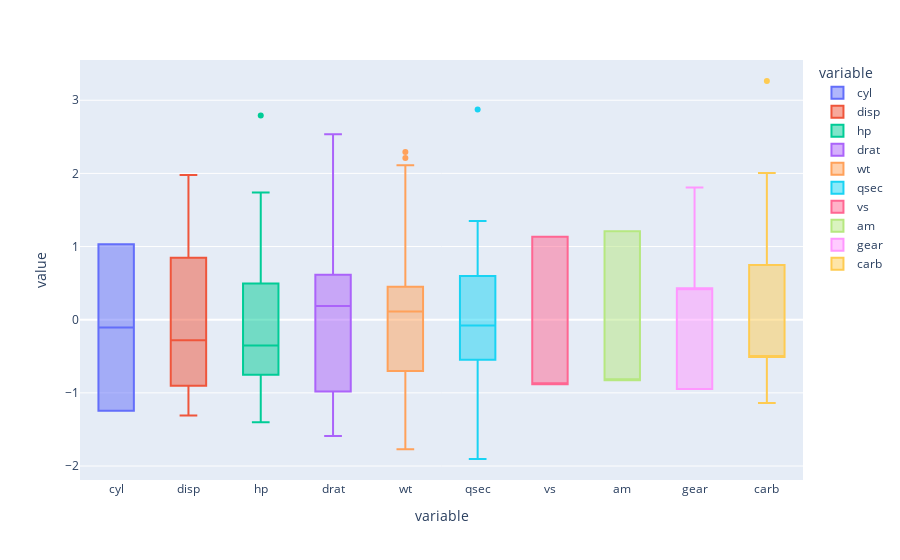

The code cell stored with this chart in its notebook:
### Code cell
# Now, we can see clearly that everything is pretty much scaled relative to everything else, so 'disp' and 'hp' no 
# longer dominate the other features in the dataframe.

import plotly.express as px

fig = px.box(df_stacked, x="variable", y="value", color="variable")
fig.update_traces(quartilemethod="exclusive") # or "inclusive", or "linear" by default
fig.show()

### Figure 1 — Plotly figure (JSON) as saved in the notebook; plotly's stock layout.template omitted (floating-point values rounded to 4 significant figures)
{"data": [{"alignmentgroup": "True", "hovertemplate": "variable=%{x}<br>value=%{y}<extra></extra>", "legendgroup": "cyl", "marker": {"color": "#636efa"}, "name": "cyl", "notched": false, "offsetgroup": "cyl", "orientation": "v", "quartilemethod": "exclusive", "showlegend": true, "type": "box", "x": ["cyl", "cyl", "cyl", "cyl", "cyl", "cyl", "cyl", "cyl", "cyl", "cyl", "cyl", "cyl", "cyl", "cyl", "cyl", "cyl", "cyl", "cyl", "cyl", "cyl", "cyl", "cyl", "cyl", "cyl", "cyl", "cyl", "cyl", "cyl", "cyl", "cyl", "cyl", "cyl"], "x0": " ", "xaxis": "x", "y": [-0.1067, -0.1067, -1.244, -0.1067, 1.031, -0.1067, 1.031, -1.244, -1.244, -0.1067, -0.1067, 1.031, 1.031, 1.031, 1.031, 1.031, 1.031, -1.244, -1.244, -1.244, -1.244, 1.031, 1.031, 1.031, 1.031, -1.244, -1.244, -1.244, 1.031, -0.1067, 1.031, -1.244], "y0": " ", "yaxis": "y"}, {"alignmentgroup": "True", "hovertemplate": "variable=%{x}<br>value=%{y}<extra></extra>", "legendgroup": "disp", "marker": {"color": "#EF553B"}, "name": "disp", "notched": false, "offsetgroup": "disp", "orientation": "v", "quartilemethod": "exclusive", "showlegend": true, "type": "box", "x": ["disp", "disp", "disp", "disp", "disp", "disp", "disp", "disp", "disp", "disp", "disp", "disp", "disp", "disp", "disp", "disp", "disp", "disp", "disp", "disp", "disp", "disp", "disp", "disp", "disp", "disp", "disp", "disp", "disp", "disp", "disp", "disp"], "x0": " ", "xaxis": "x", "y": [-0.5798, -0.5798, -1.006, 0.2236, 1.06, -0.04691, 1.06, -0.6888, -0.7371, -0.5174, -0.5174, 0.3695, 0.3695, 0.3695, 1.978, 1.88, 1.716, -1.246, -1.271, -1.309, -0.9068, 0.7155, 0.6007, 0.9778, 1.388, -1.244, -0.9052, -1.112, 0.986, -0.7027, 0.5761, -0.8995], "y0": " ", "yaxis": "y"}, {"alignmentgroup": "True", "hovertemplate": "variable=%{x}<br>value=%{y}<extra></extra>", "legendgroup": "hp", "marker": {"color": "#00cc96"}, "name": "hp", "notched": false, "offsetgroup": "hp", "orientation": "v", "quartilemethod": "exclusive", "showlegend": true, "type": "box", "x": ["hp", "hp", "hp", "hp", "hp", "hp", "hp", "hp", "hp", "hp", "hp", "hp", "hp", "hp", "hp", "hp", "hp", "hp", "hp", "hp", "hp", "hp", "hp", "hp", "hp", "hp", "hp", "hp", "hp", "hp", "hp", "hp"], "x0": " ", "xaxis": "x", "y": [-0.5437, -0.5437, -0.7956, -0.5437, 0.4195, -0.6177, 1.457, -1.255, -0.7659, -0.351, -0.351, 0.4936, 0.4936, 0.4936, 0.8641, 1.012, 1.235, -1.196, -1.403, -1.21, -0.7363, 0.04909, 0.04909, 1.457, 0.4195, -1.196, -0.8252, -0.4992, 1.738, 0.4195, 2.791, -0.5585], "y0": " ", "yaxis": "y"}, {"alignmentgroup": "True", "hovertemplate": "variable=%{x}<br>value=%{y}<extra></extra>", "legendgroup": "drat", "marker": {"color": "#ab63fa"}, "name": "drat", "notched": false, "offsetgroup": "drat", "orientation": "v", "quartilemethod": "exclusive", "showlegend": true, "type": "box", "x": ["drat", "drat", "drat", "drat", "drat", "drat", "drat", "drat", "drat", "drat", "drat", "drat", "drat", "drat", "drat", "drat", "drat", "drat", "drat", "drat", "drat", "drat", "drat", "drat", "drat", "drat", "drat", "drat", "drat", "drat", "drat", "drat"], "x0": " ", "xaxis": "x", "y": [0.5766, 0.5766, 0.4816, -0.9816, -0.8486, -1.59, -0.7345, 0.1776, 0.6146, 0.6146, 0.6146, -1.001, -1.001, -1.001, -1.267, -1.134, -0.6965, 0.9186, 2.534, 1.185, 0.1966, -1.59, -0.8486, 0.2536, -0.9816, 0.9186, 1.584, 0.3296, 1.185, 0.04454, -0.1075, 0.9756], "y0": " ", "yaxis": "y"}, {"alignmentgroup": "True", "hovertemplate": "variable=%{x}<br>value=%{y}<extra></extra>", "legendgroup": "wt", "marker": {"color": "#FFA15A"}, "name": "wt", "notched": false, "offsetgroup": "wt", "orientation": "v", "quartilemethod": "exclusive", "showlegend": true, "type": "box", "x": ["wt", "wt", "wt", "wt", "wt", "wt", "wt", "wt", "wt", "wt", "wt", "wt", "wt", "wt", "wt", "wt", "wt", "wt", "wt", "wt", "wt", "wt", "wt", "wt", "wt", "wt", "wt", "wt", "wt", "wt", "wt", "wt"], "x0": " ", "xaxis": "x", "y": [-0.6202, -0.3554, -0.9317, -0.002336, 0.2313, 0.2521, 0.3663, -0.0283, -0.06983, 0.2313, 0.2313, 0.8855, 0.5324, 0.5843, 2.111, 2.291, 2.209, -1.056, -1.664, -1.435, -0.7811, 0.3144, 0.2261, 0.6466, 0.6518, -1.331, -1.119, -1.77, -0.04906, -0.4644, 0.3663, -0.454], "y0": " ", "yaxis": "y"}, {"alignmentgroup": "True", "hovertemplate": "variable=%{x}<br>value=%{y}<extra></extra>", "legendgroup": "qsec", "marker": {"color": "#19d3f3"}, "name": "qsec", "notched": false, "offsetgroup": "qsec", "orientation": "v", "quartilemethod": "exclusive", "showlegend": true, "type": "box", "x": ["qsec", "qsec", "qsec", "qsec", "qsec", "qsec", "qsec", "qsec", "qsec", "qsec", "qsec", "qsec", "qsec", "qsec", "qsec", "qsec", "qsec", "qsec", "qsec", "qsec", "qsec", "qsec", "qsec", "qsec", "qsec", "qsec", "qsec", "qsec", "qsec", "qsec", "qsec", "qsec"], "x0": " ", "xaxis": "x", "y": [-0.7896, -0.4712, 0.4328, 0.9047, -0.4712, 1.348, -1.142, 1.223, 2.872, 0.2566, 0.5977, -0.2551, -0.1414, 0.086, 0.07462, -0.01635, -0.2438, 0.9218, 0.3817, 1.166, 1.229, -0.5565, -0.312, -1.387, -0.4541, 0.5977, -0.6531, -0.5394, -1.904, -1.335, -1.847, 0.4271], "y0": " ", "yaxis": "y"}, {"alignmentgroup": "True", "hovertemplate": "variable=%{x}<br>value=%{y}<extra></extra>", "legendgroup": "vs", "marker": {"color": "#FF6692"}, "name": "vs", "notched": false, "offsetgroup": "vs", "orientation": "v", "quartilemethod": "exclusive", "showlegend": true, "type": "box", "x": ["vs", "vs", "vs", "vs", "vs", "vs", "vs", "vs", "vs", "vs", "vs", "vs", "vs", "vs", "vs", "vs", "vs", "vs", "vs", "vs", "vs", "vs", "vs", "vs", "vs", "vs", "vs", "vs", "vs", "vs", "vs", "vs"], "x0": " ", "xaxis": "x", "y": [-0.8819, -0.8819, 1.134, 1.134, -0.8819, 1.134, -0.8819, 1.134, 1.134, 1.134, 1.134, -0.8819, -0.8819, -0.8819, -0.8819, -0.8819, -0.8819, 1.134, 1.134, 1.134, 1.134, -0.8819, -0.8819, -0.8819, -0.8819, 1.134, -0.8819, 1.134, -0.8819, -0.8819, -0.8819, 1.134], "y0": " ", "yaxis": "y"}, {"alignmentgroup": "True", "hovertemplate": "variable=%{x}<br>value=%{y}<extra></extra>", "legendgroup": "am", "marker": {"color": "#B6E880"}, "name": "am", "notched": false, "offsetgroup": "am", "orientation": "v", "quartilemethod": "exclusive", "showlegend": true, "type": "box", "x": ["am", "am", "am", "am", "am", "am", "am", "am", "am", "am", "am", "am", "am", "am", "am", "am", "am", "am", "am", "am", "am", "am", "am", "am", "am", "am", "am", "am", "am", "am", "am", "am"], "x0": " ", "xaxis": "x", "y": [1.209, 1.209, 1.209, -0.8272, -0.8272, -0.8272, -0.8272, -0.8272, -0.8272, -0.8272, -0.8272, -0.8272, -0.8272, -0.8272, -0.8272, -0.8272, -0.8272, 1.209, 1.209, 1.209, -0.8272, -0.8272, -0.8272, -0.8272, -0.8272, 1.209, 1.209, 1.209, 1.209, 1.209, 1.209, 1.209], "y0": " ", "yaxis": "y"}, {"alignmentgroup": "True", "hovertemplate": "variable=%{x}<br>value=%{y}<extra></extra>", "legendgroup": "gear", "marker": {"color": "#FF97FF"}, "name": "gear", "notched": false, "offsetgroup": "gear", "orientation": "v", "quartilemethod": "exclusive", "showlegend": true, "type": "box", "x": ["gear", "gear", "gear", "gear", "gear", "gear", "gear", "gear", "gear", "gear", "gear", "gear", "gear", "gear", "gear", "gear", "gear", "gear", "gear", "gear", "gear", "gear", "gear", "gear", "gear", "gear", "gear", "gear", "gear", "gear", "gear", "gear"], "x0": " ", "xaxis": "x", "y": [0.4303, 0.4303, 0.4303, -0.9467, -0.9467, -0.9467, -0.9467, 0.4303, 0.4303, 0.4303, 0.4303, -0.9467, -0.9467, -0.9467, -0.9467, -0.9467, -0.9467, 0.4303, 0.4303, 0.4303, -0.9467, -0.9467, -0.9467, -0.9467, -0.9467, 0.4303, 1.807, 1.807, 1.807, 1.807, 1.807, 0.4303], "y0": " ", "yaxis": "y"}, {"alignmentgroup": "True", "hovertemplate": "variable=%{x}<br>value=%{y}<extra></extra>", "legendgroup": "carb", "marker": {"color": "#FECB52"}, "name": "carb", "notched": false, "offsetgroup": "carb", "orientation": "v", "quartilemethod": "exclusive", "showlegend": true, "type": "box", "x": ["carb", "carb", "carb", "carb", "carb", "carb", "carb", "carb", "carb", "carb", "carb", "carb", "carb", "carb", "carb", "carb", "carb", "carb", "carb", "carb", "carb", "carb", "carb", "carb", "carb", "carb", "carb", "carb", "carb", "carb", "carb", "carb"], "x0": " ", "xaxis": "x", "y": [0.747, 0.747, -1.14, -1.14, -0.5111, -1.14, 0.747, -0.5111, -0.5111, 0.747, 0.747, 0.1179, 0.1179, 0.1179, 0.747, 0.747, 0.747, -1.14, -0.5111, -1.14, -1.14, -0.5111, -0.5111, 0.747, -0.5111, -1.14, -0.5111, -0.5111, 0.747, 2.005, 3.263, -0.5111], "y0": " ", "yaxis": "y"}], "layout": {"boxmode": "overlay", "legend": {"title": {"text": "variable"}, "tracegroupgap": 0}, "margin": {"t": 60}, "xaxis": {"anchor": "y", "categoryarray": ["cyl", "disp", "hp", "drat", "wt", "qsec", "vs", "am", "gear", "carb"], "categoryorder": "array", "domain": [0, 1], "title": {"text": "variable"}}, "yaxis": {"anchor": "x", "domain": [0, 1], "title": {"text": "value"}}}}
